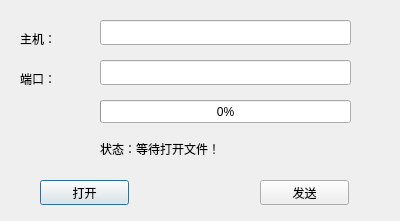
<?xml version="1.0" encoding="UTF-8"?>
<ui version="4.0">
 <class>Client</class>
 <widget class="QDialog" name="Client">
  <property name="geometry">
   <rect>
    <x>0</x>
    <y>0</y>
    <width>400</width>
    <height>221</height>
   </rect>
  </property>
  <property name="windowTitle">
   <string>Client</string>
  </property>
  <widget class="QLabel" name="label">
   <property name="geometry">
    <rect>
     <x>20</x>
     <y>30</y>
     <width>67</width>
     <height>17</height>
    </rect>
   </property>
   <property name="text">
    <string>主机：</string>
   </property>
  </widget>
  <widget class="QLabel" name="label_2">
   <property name="geometry">
    <rect>
     <x>20</x>
     <y>70</y>
     <width>67</width>
     <height>17</height>
    </rect>
   </property>
   <property name="text">
    <string>端口：</string>
   </property>
  </widget>
  <widget class="QLineEdit" name="hostLineEdit">
   <property name="geometry">
    <rect>
     <x>100</x>
     <y>20</y>
     <width>251</width>
     <height>25</height>
    </rect>
   </property>
  </widget>
  <widget class="QLineEdit" name="portLineEdit">
   <property name="geometry">
    <rect>
     <x>100</x>
     <y>60</y>
     <width>251</width>
     <height>25</height>
    </rect>
   </property>
  </widget>
  <widget class="QProgressBar" name="clientProgressBar">
   <property name="geometry">
    <rect>
     <x>100</x>
     <y>100</y>
     <width>251</width>
     <height>23</height>
    </rect>
   </property>
   <property name="value">
    <number>0</number>
   </property>
  </widget>
  <widget class="QLabel" name="clientStatusLabel">
   <property name="geometry">
    <rect>
     <x>100</x>
     <y>140</y>
     <width>161</width>
     <height>17</height>
    </rect>
   </property>
   <property name="text">
    <string>状态：等待打开文件！</string>
   </property>
  </widget>
  <widget class="QPushButton" name="openButton">
   <property name="geometry">
    <rect>
     <x>40</x>
     <y>180</y>
     <width>89</width>
     <height>25</height>
    </rect>
   </property>
   <property name="text">
    <string>打开</string>
   </property>
  </widget>
  <widget class="QPushButton" name="sendButton">
   <property name="geometry">
    <rect>
     <x>260</x>
     <y>180</y>
     <width>89</width>
     <height>25</height>
    </rect>
   </property>
   <property name="text">
    <string>发送</string>
   </property>
  </widget>
 </widget>
 <layoutdefault spacing="6" margin="11"/>
 <resources/>
 <connections/>
</ui>
